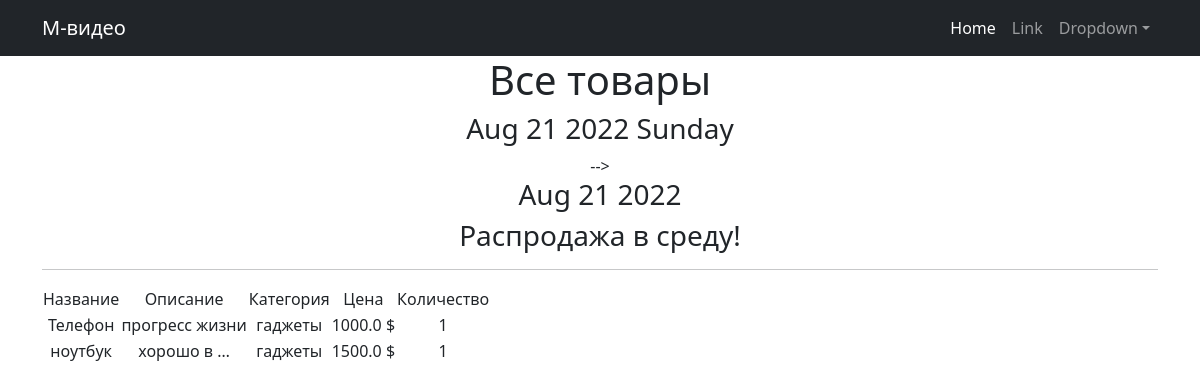
Screenshot of /products/ with the database file from the repository.
### simpleapp/models.py (models this page shows, shortened)
class Product(models.Model):
    name = models.CharField(
        max_length=50,
        unique=True, # названия товаров не должны повторяться
    )
    description = models.TextField()
    quantity = models.IntegerField(
        validators=[MinValueValidator(0)],
    )
    category = models.ForeignKey(
        to='Category',
        on_delete=models.CASCADE,
        related_name='products', # все продукты в категории будут доступны через поле products
    )
    price = models.FloatField(
        validators=[MinValueValidator(0.0)],
    )

class Category(models.Model):
    name = models.CharField(max_length=100, unique=True)

### simpleapp/views.py (the view)
# urls.py: path('', ProductsList.as_view()),
class ProductsList(ListView):
    model = Product
    ordering = 'name'
    template_name = 'products.html'
    context_object_name = 'products'
    def get_context_data(self, **kwargs):
        context = super().get_context_data(**kwargs)
        context['time_now'] = datetime.utcnow()
        context['next_sale'] = "Распродажа в среду!"
        return context

### simpleapp/templatetags/custom_filters.py (called while the page is built)
@register.filter()
def currency(value, code='rub'):
   postfix = CURRENCIES_SYMBOLS[code]
   return f'{value} {postfix}'

### simpleapp/templatetags/custom_tags.py (called while the page is built)
@register.simple_tag()
def current_time(format_string='%b %d %Y'):
   return datetime.utcnow().strftime(format_string)

### templates/products.html (shortened to what this page needs)
{% extends 'flatpages/default.html' %}
{% load custom_filters %}!
{% load custom_tags %}
{% block content %}
   <h1>Все товары</h1>
    <h3>{{ time_now|date:'M d Y l' }}</h3> -->
   <h3>{% current_time '%b %d %Y' %}</h3>
   <h3> {{ next_sale|default_if_none:"Чуть позже сообщим о распродаже!" }} </h3>
   <hr>
   {% if products %}
       <table>
           <tr>
               <td>Название</td>
               <td>Описание</td>
               <td>Категория</td>
               <td>Цена</td>
               <td>Количество</td>
           </tr>
           {% for product in products %}
           <tr>
               <td>{{ product.name }}</td>
               <td>{{ product.description|truncatewords:2 }}</td>
               <td>{{ product.category.name }}</td>
               <td>{{ product.price|currency:"usd" }}</td>
               <td>{{ product.quantity }}</td>
           </tr>
           {% endfor %}
       </table>
   {% else %}
       <h2>Товаров нет!</h2>
   {% endif %}
{% endblock content %}

### templates/flatpages/default.html (shortened to what this page needs)
<!DOCTYPE html>
<html lang="en">
    <head>
        {% load static %}
        <link href="{% static 'css/styles.css' %}" rel="stylesheet" />
    </head>
    <body>
        <nav class="navbar navbar-expand-lg navbar-dark bg-dark">
            <div class="container">
                <a class="navbar-brand" href="#">М-видео</a>
                <div class="collapse navbar-collapse" id="navbarSupportedContent">
                    <ul class="navbar-nav ms-auto mb-2 mb-lg-0">
                        <li class="nav-item"><a class="nav-link active" aria-current="page" href="#">Home</a></li>
                        <li class="nav-item"><a class="nav-link" href="#">Link</a></li>
                        <li class="nav-item dropdown">
                            <a class="nav-link dropdown-toggle" id="navbarDropdown" href="#" role="button" data-bs-toggle="dropdown" aria-expanded="false">Dropdown</a>
                        </li>
                    </ul>
                </div>
            </div>
        </nav>
    <div class="container">
   <div class="row">
       <div class="col-lg-12 text-center">
           {% block content %}{% endblock content %}
       </div>
   </div>
</div>
    </body>
</html>

### rows the page displays
Product: name "Телефон", description "прогресс жизни", category.name "гаджеты", price "1000.0 $", quantity "1"
Product: name "ноутбук", description "хорошо в …", category.name "гаджеты", price "1500.0 $", quantity "1"

### other values shown
{{ time_now|date:'M d Y l' }} "Aug 21 2022 Sunday"
{{ next_sale|default_if_none:"Чуть позже сообщим о распродаже!" }} "Распродажа в среду!"
